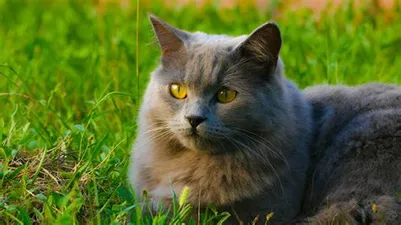
#> input picture photos/cat.webp, 401 x 225 px
$ python histogram.py
#> lines starting #> are read from the running program, lines starting #| are printed output that depends on the picture
import cv2 as cv
import matplotlib.pyplot as plt

img = cv.imread('photos/cat.webp')
#> img is the input picture: shape (225, 401, 3); mean B, G, R 40.1, 106.4, 88.2
cv.imshow('cat',img)

gray =cv.cvtColor(img, cv.COLOR_BGR2GRAY)
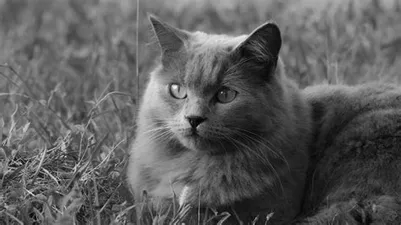
#> gray: shape (225, 401); min 0, max 248, mean 93.4
cv.imshow('Gray',gray)

# [12 lines of commented-out code are left out]
fig=plt.figure()
plt.title('Grayscale Histogram')
plt.xlabel('Bins')
plt.ylabel('# of pixels')
colors =('b','g','r')
for i,col in enumerate(colors):
    hist = cv.calcHist([img], [i],None,[256],[0,256])
    plt.plot(hist, color=col)
    plt.xlim([0,256])

plt.show()
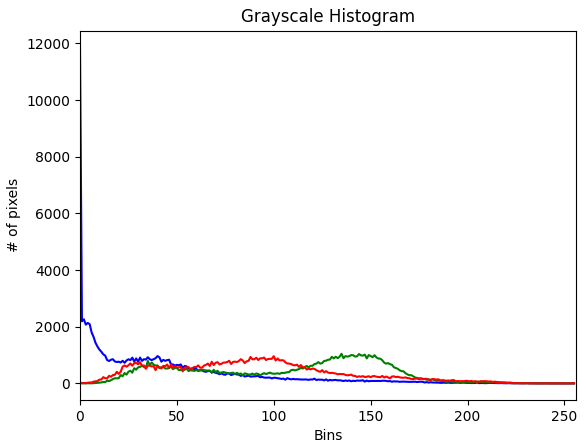
#> figure drawn by matplotlib, 1 panel; curve peaks at x = 0, y = 11860; curve peaks at x = 135, y = 1044; curve peaks at x = 100, y = 960


#> (the run stopped early here; a loop or call above may not have finished)
